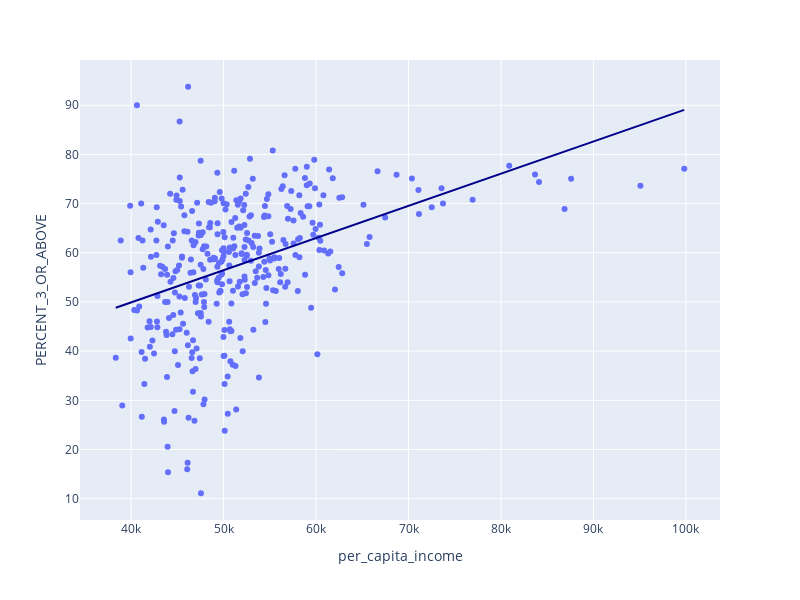
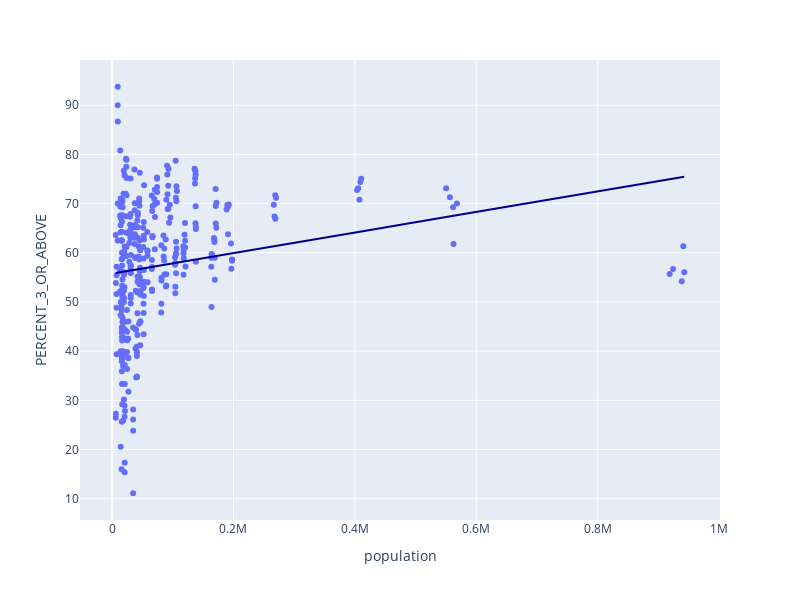
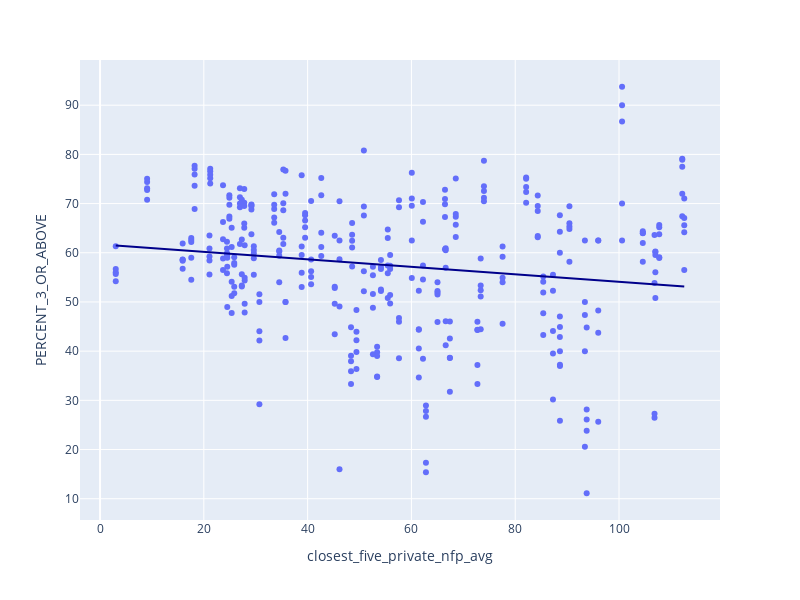
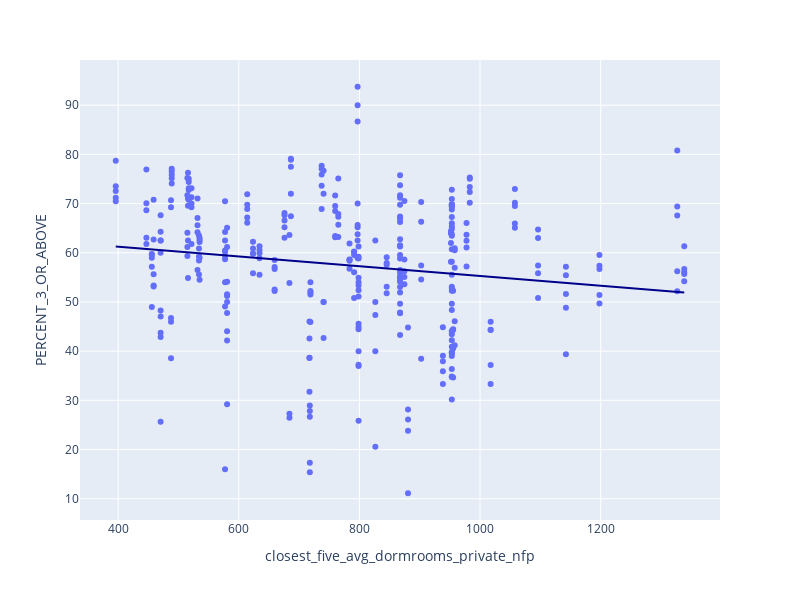

The cell these charts' notebook holds for them, in order:
### Code cell
for feature in significant_features:
    fig = px.scatter(data_frame=wisconsin,x=feature, y='PERCENT_3_OR_ABOVE',trendline='ols',trendline_color_override='darkblue',width=800, height=600)
    fig.show()

### Figure 1 — Plotly figure (JSON) as saved in the notebook; plotly's stock layout.template omitted (floating-point values rounded to 4 significant figures; data arrays with more than 128 entries replaced by an {"elided": "..."} marker saying what was removed)
{"data": [{"hovertemplate": "per_capita_income=%{x}<br>PERCENT_3_OR_ABOVE=%{y}<extra></extra>", "legendgroup": "", "marker": {"color": "#636efa", "symbol": "circle"}, "mode": "markers", "name": "", "orientation": "v", "showlegend": false, "type": "scatter", "x": {"elided": "349 int values"}, "xaxis": "x", "y": {"elided": "349 float values"}, "yaxis": "y"}, {"hovertemplate": "<b>OLS trendline</b><br>PERCENT_3_OR_ABOVE = 0.000654137 * per_capita_income + 23.7458<br>R<sup>2</sup>=0.172320<br><br>per_capita_income=%{x}<br>PERCENT_3_OR_ABOVE=%{y} <b>(trend)</b><extra></extra>", "legendgroup": "", "line": {"color": "darkblue"}, "marker": {"color": "#636efa", "symbol": "circle"}, "mode": "lines", "name": "", "showlegend": false, "type": "scatter", "x": {"elided": "349 int values"}, "xaxis": "x", "y": {"elided": "349 float values"}, "yaxis": "y"}], "layout": {"height": 600, "legend": {"tracegroupgap": 0}, "margin": {"t": 60}, "width": 800, "xaxis": {"anchor": "y", "domain": [0, 1], "title": {"text": "per_capita_income"}}, "yaxis": {"anchor": "x", "domain": [0, 1], "title": {"text": "PERCENT_3_OR_ABOVE"}}}}

### Figure 2 — Plotly figure (JSON) as saved in the notebook; plotly's stock layout.template omitted (floating-point values rounded to 4 significant figures; data arrays with more than 128 entries replaced by an {"elided": "..."} marker saying what was removed)
{"data": [{"hovertemplate": "population=%{x}<br>PERCENT_3_OR_ABOVE=%{y}<extra></extra>", "legendgroup": "", "marker": {"color": "#636efa", "symbol": "circle"}, "mode": "markers", "name": "", "orientation": "v", "showlegend": false, "type": "scatter", "x": {"elided": "349 int values"}, "xaxis": "x", "y": {"elided": "349 float values"}, "yaxis": "y"}, {"hovertemplate": "<b>OLS trendline</b><br>PERCENT_3_OR_ABOVE = 2.0922e-05 * population + 55.7444<br>R<sup>2</sup>=0.045464<br><br>population=%{x}<br>PERCENT_3_OR_ABOVE=%{y} <b>(trend)</b><extra></extra>", "legendgroup": "", "line": {"color": "darkblue"}, "marker": {"color": "#636efa", "symbol": "circle"}, "mode": "lines", "name": "", "showlegend": false, "type": "scatter", "x": {"elided": "349 int values"}, "xaxis": "x", "y": {"elided": "349 float values"}, "yaxis": "y"}], "layout": {"height": 600, "legend": {"tracegroupgap": 0}, "margin": {"t": 60}, "width": 800, "xaxis": {"anchor": "y", "domain": [0, 1], "title": {"text": "population"}}, "yaxis": {"anchor": "x", "domain": [0, 1], "title": {"text": "PERCENT_3_OR_ABOVE"}}}}

### Figure 3 — Plotly figure (JSON) as saved in the notebook; plotly's stock layout.template omitted (floating-point values rounded to 4 significant figures; data arrays with more than 128 entries replaced by an {"elided": "..."} marker saying what was removed)
{"data": [{"hovertemplate": "closest_five_private_nfp_avg=%{x}<br>PERCENT_3_OR_ABOVE=%{y}<extra></extra>", "legendgroup": "", "marker": {"color": "#636efa", "symbol": "circle"}, "mode": "markers", "name": "", "orientation": "v", "showlegend": false, "type": "scatter", "x": {"elided": "349 float values"}, "xaxis": "x", "y": {"elided": "349 float values"}, "yaxis": "y"}, {"hovertemplate": "<b>OLS trendline</b><br>PERCENT_3_OR_ABOVE = -0.0761857 * closest_five_private_nfp_avg + 61.7295<br>R<sup>2</sup>=0.026882<br><br>closest_five_private_nfp_avg=%{x}<br>PERCENT_3_OR_ABOVE=%{y} <b>(trend)</b><extra></extra>", "legendgroup": "", "line": {"color": "darkblue"}, "marker": {"color": "#636efa", "symbol": "circle"}, "mode": "lines", "name": "", "showlegend": false, "type": "scatter", "x": {"elided": "349 float values"}, "xaxis": "x", "y": {"elided": "349 float values"}, "yaxis": "y"}], "layout": {"height": 600, "legend": {"tracegroupgap": 0}, "margin": {"t": 60}, "width": 800, "xaxis": {"anchor": "y", "domain": [0, 1], "title": {"text": "closest_five_private_nfp_avg"}}, "yaxis": {"anchor": "x", "domain": [0, 1], "title": {"text": "PERCENT_3_OR_ABOVE"}}}}

### Figure 4 — Plotly figure (JSON) as saved in the notebook; plotly's stock layout.template omitted (floating-point values rounded to 4 significant figures; data arrays with more than 128 entries replaced by an {"elided": "..."} marker saying what was removed)
{"data": [{"hovertemplate": "closest_five_avg_dormrooms_private_nfp=%{x}<br>PERCENT_3_OR_ABOVE=%{y}<extra></extra>", "legendgroup": "", "marker": {"color": "#636efa", "symbol": "circle"}, "mode": "markers", "name": "", "orientation": "v", "showlegend": false, "type": "scatter", "x": {"elided": "349 float values"}, "xaxis": "x", "y": {"elided": "349 float values"}, "yaxis": "y"}, {"hovertemplate": "<b>OLS trendline</b><br>PERCENT_3_OR_ABOVE = -0.00992688 * closest_five_avg_dormrooms_private_nfp + 65.1987<br>R<sup>2</sup>=0.025528<br><br>closest_five_avg_dormrooms_private_nfp=%{x}<br>PERCENT_3_OR_ABOVE=%{y} <b>(trend)</b><extra></extra>", "legendgroup": "", "line": {"color": "darkblue"}, "marker": {"color": "#636efa", "symbol": "circle"}, "mode": "lines", "name": "", "showlegend": false, "type": "scatter", "x": {"elided": "349 float values"}, "xaxis": "x", "y": {"elided": "349 float values"}, "yaxis": "y"}], "layout": {"height": 600, "legend": {"tracegroupgap": 0}, "margin": {"t": 60}, "width": 800, "xaxis": {"anchor": "y", "domain": [0, 1], "title": {"text": "closest_five_avg_dormrooms_private_nfp"}}, "yaxis": {"anchor": "x", "domain": [0, 1], "title": {"text": "PERCENT_3_OR_ABOVE"}}}}
